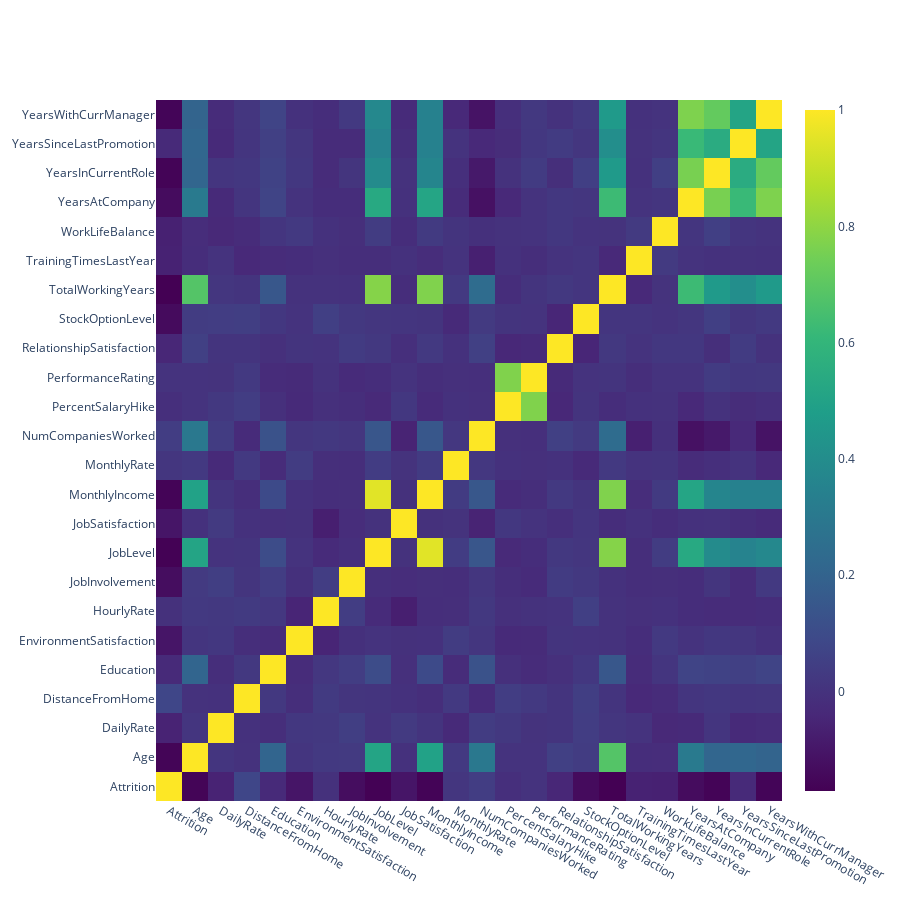

Notebook source saved alongside this figure:
### Markdown cell above
### Correlation Heatmap

### Code cell
# Numerical Variables Only
data_num = data[data.columns[data.dtypes != object]]
hmap_data = [go.Heatmap(
        x = data_num.columns,
        y = data_num.columns,
        z = data_num.corr().values,
        colorscale="Viridis",
        reversescale=False,
        opacity=1.0,
    )]

hmap_layout = go.Layout(
        xaxis = dict(ticks="", nticks=len(data_num.columns)),
        yaxis = dict(ticks="", nticks=len(data_num.columns)),
        width=900, height=900,
    )

fig = go.Figure(data=hmap_data, layout=hmap_layout)
py.iplot(fig)

### Figure 1 — Plotly figure (JSON) as saved in the notebook; plotly's stock layout.template omitted (floating-point values rounded to 4 significant figures; data arrays with more than 128 entries replaced by an {"elided": "..."} marker saying what was removed)
{"data": [{"colorscale": [[0, "#440154"], [0.1111, "#482878"], [0.2222, "#3e4989"], [0.3333, "#31688e"], [0.4444, "#26828e"], [0.5556, "#1f9e89"], [0.6667, "#35b779"], [0.7778, "#6ece58"], [0.8889, "#b5de2b"], [1, "#fde725"]], "opacity": 1, "reversescale": false, "type": "heatmap", "x": ["Attrition", "Age", "DailyRate", "DistanceFromHome", "Education", "EnvironmentSatisfaction", "HourlyRate", "JobInvolvement", "JobLevel", "JobSatisfaction", "MonthlyIncome", "MonthlyRate", "NumCompaniesWorked", "PercentSalaryHike", "PerformanceRating", "RelationshipSatisfaction", "StockOptionLevel", "TotalWorkingYears", "TrainingTimesLastYear", "WorkLifeBalance", "YearsAtCompany", "YearsInCurrentRole", "YearsSinceLastPromotion", "YearsWithCurrManager"], "y": ["Attrition", "Age", "DailyRate", "DistanceFromHome", "Education", "EnvironmentSatisfaction", "HourlyRate", "JobInvolvement", "JobLevel", "JobSatisfaction", "MonthlyIncome", "MonthlyRate", "NumCompaniesWorked", "PercentSalaryHike", "PerformanceRating", "RelationshipSatisfaction", "StockOptionLevel", "TotalWorkingYears", "TrainingTimesLastYear", "WorkLifeBalance", "YearsAtCompany", "YearsInCurrentRole", "YearsSinceLastPromotion", "YearsWithCurrManager"], "z": {"elided": "24x24 float values"}}], "layout": {"height": 900, "width": 900, "xaxis": {"autorange": true, "nticks": 24, "range": [-0.5, 23.5], "ticks": "", "type": "category"}, "yaxis": {"autorange": true, "nticks": 24, "range": [-0.5, 23.5], "ticks": "", "type": "category"}}}
